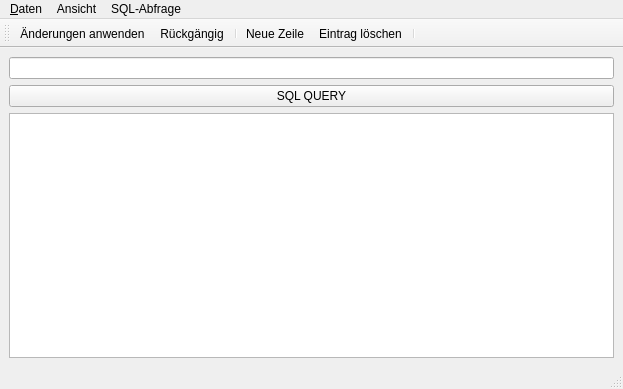
<?xml version="1.0" encoding="UTF-8"?>
<ui version="4.0">
 <class>Editor</class>
 <widget class="QMainWindow" name="Editor">
  <property name="geometry">
   <rect>
    <x>0</x>
    <y>0</y>
    <width>623</width>
    <height>389</height>
   </rect>
  </property>
  <property name="minimumSize">
   <size>
    <width>0</width>
    <height>0</height>
   </size>
  </property>
  <property name="windowTitle">
   <string notr="true">Editor</string>
  </property>
  <property name="windowIcon">
   <iconset>
    <normaloff>:/images/images/table_edit.png</normaloff>
    <normalon>:/images/images/table_edit.png</normalon>:/images/images/table_edit.png</iconset>
  </property>
  <widget class="QWidget" name="centralwidget">
   <layout class="QGridLayout" name="gridLayout">
    <item row="6" column="0">
     <widget class="QTableView" name="tableView">
      <property name="autoScroll">
       <bool>false</bool>
      </property>
      <property name="autoScrollMargin">
       <number>1</number>
      </property>
      <property name="selectionMode">
       <enum>QAbstractItemView::SingleSelection</enum>
      </property>
      <property name="selectionBehavior">
       <enum>QAbstractItemView::SelectRows</enum>
      </property>
     </widget>
    </item>
    <item row="1" column="0">
     <widget class="QLineEdit" name="queryTextEdit">
      <property name="maximumSize">
       <size>
        <width>16777215</width>
        <height>9999999</height>
       </size>
      </property>
     </widget>
    </item>
    <item row="3" column="0">
     <widget class="QPushButton" name="stqrtQueryButton">
      <property name="maximumSize">
       <size>
        <width>16777215</width>
        <height>16777215</height>
       </size>
      </property>
      <property name="text">
       <string>SQL QUERY</string>
      </property>
     </widget>
    </item>
   </layout>
  </widget>
  <widget class="QMenuBar" name="menubar">
   <property name="geometry">
    <rect>
     <x>0</x>
     <y>0</y>
     <width>623</width>
     <height>21</height>
    </rect>
   </property>
   <widget class="QMenu" name="menu_Daten">
    <property name="title">
     <string>&amp;Daten</string>
    </property>
    <widget class="QMenu" name="menu_Exportieren">
     <property name="title">
      <string>&amp;Exportieren</string>
     </property>
     <addaction name="action_xls"/>
    </widget>
    <addaction name="menu_Exportieren"/>
    <addaction name="action_Importieren"/>
   </widget>
   <widget class="QMenu" name="menu_SQL">
    <property name="title">
     <string>SQL-Abfrage</string>
    </property>
    <addaction name="actionAntworten_exportieren"/>
   </widget>
   <widget class="QMenu" name="menuAnsicht">
    <property name="title">
     <string>Ansicht</string>
    </property>
    <addaction name="actionSqlQuery"/>
   </widget>
   <addaction name="menu_Daten"/>
   <addaction name="menuAnsicht"/>
   <addaction name="menu_SQL"/>
  </widget>
  <widget class="QStatusBar" name="statusbar"/>
  <widget class="QToolBar" name="toolBar">
   <property name="windowTitle">
    <string>Werkzeugleiste</string>
   </property>
   <attribute name="toolBarArea">
    <enum>TopToolBarArea</enum>
   </attribute>
   <attribute name="toolBarBreak">
    <bool>false</bool>
   </attribute>
   <addaction name="action_anwenden"/>
   <addaction name="action_zurueck"/>
   <addaction name="separator"/>
   <addaction name="action_newline"/>
   <addaction name="action_loeschen"/>
   <addaction name="separator"/>
  </widget>
  <action name="action_xls">
   <property name="icon">
    <iconset resource="images.qrc">
     <normaloff>:/images/images/file_extension_xls.png</normaloff>:/images/images/file_extension_xls.png</iconset>
   </property>
   <property name="text">
    <string>als .xls</string>
   </property>
  </action>
  <action name="action_anwenden">
   <property name="icon">
    <iconset resource="images.qrc">
     <normaloff>:/images/images/accept.png</normaloff>:/images/images/accept.png</iconset>
   </property>
   <property name="text">
    <string>Änderungen anwenden</string>
   </property>
   <property name="toolTip">
    <string>Änderungen übernehmen.</string>
   </property>
   <property name="statusTip">
    <string>Änderungen übernehmen.</string>
   </property>
  </action>
  <action name="action_loeschen">
   <property name="icon">
    <iconset resource="images.qrc">
     <normaloff>:/images/images/cancel.png</normaloff>:/images/images/cancel.png</iconset>
   </property>
   <property name="text">
    <string>Eintrag löschen</string>
   </property>
   <property name="toolTip">
    <string>Markierten Eintrag löschen.</string>
   </property>
   <property name="statusTip">
    <string>Markierten Eintrag löschen.</string>
   </property>
  </action>
  <action name="action_zurueck">
   <property name="icon">
    <iconset resource="images.qrc">
     <normaloff>:/images/images/arrow_undo.png</normaloff>:/images/images/arrow_undo.png</iconset>
   </property>
   <property name="text">
    <string>Rückgängig</string>
   </property>
   <property name="toolTip">
    <string>Änderungen rückgängig machen.</string>
   </property>
   <property name="statusTip">
    <string>Änderungen rückgängig machen.</string>
   </property>
  </action>
  <action name="action_newline">
   <property name="icon">
    <iconset resource="images.qrc">
     <normaloff>:/images/images/plus.png</normaloff>:/images/images/plus.png</iconset>
   </property>
   <property name="text">
    <string>Neue Zeile</string>
   </property>
   <property name="toolTip">
    <string>Fügt eine neue Zeile in die Datenbank ein.</string>
   </property>
   <property name="statusTip">
    <string>Neue Zeile am Ende der Datenbank hinzufügen.</string>
   </property>
  </action>
  <action name="actionAntworten_exportieren">
   <property name="enabled">
    <bool>false</bool>
   </property>
   <property name="text">
    <string>Antworten exportieren</string>
   </property>
   <property name="statusTip">
    <string/>
   </property>
  </action>
  <action name="action_Importieren">
   <property name="text">
    <string>Datenbank &amp;importieren</string>
   </property>
   <property name="toolTip">
    <string>Importiert eine Datenbank</string>
   </property>
   <property name="shortcut">
    <string>Ctrl+I</string>
   </property>
  </action>
  <action name="actionSqlQuery">
   <property name="checkable">
    <bool>true</bool>
   </property>
   <property name="text">
    <string>SQL Query</string>
   </property>
  </action>
 </widget>
 <resources>
  <include location="images.qrc"/>
 </resources>
 <connections/>
</ui>
